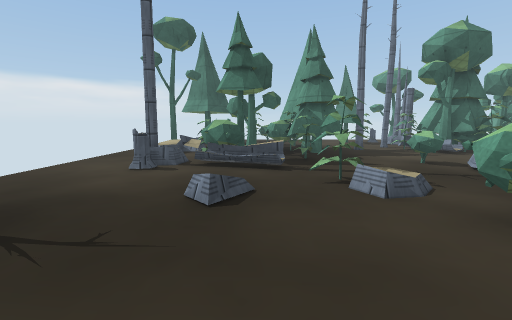
View 1 (above)

16 first-person views from a walk through a Unity game level. The camera is 1.3 m above the floor, tilts 8° down and sees 90° across. The floor is counted in squares, 1 m on a side. Each view is taken from the middle of a square. On the plan, view 1 faces up. The plan holds only what a view shows up to about 13 squares ahead; the rest is blank. The place goes on beyond the plan. Some surface patterns are stand-ins.

View 2
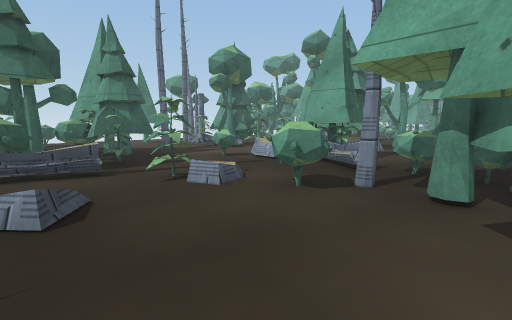

View 3
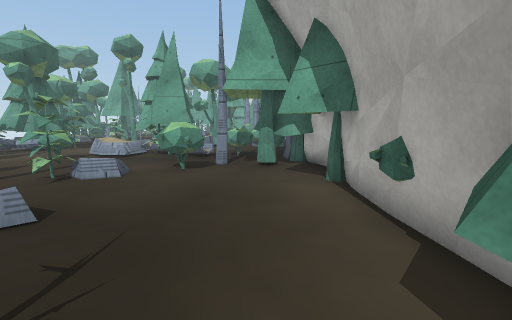

View 4
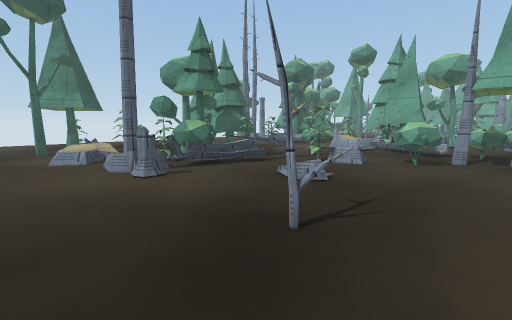

View 5
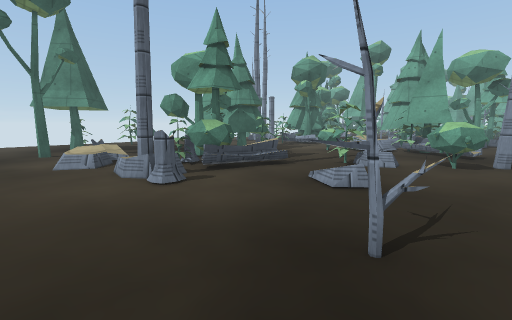

View 6
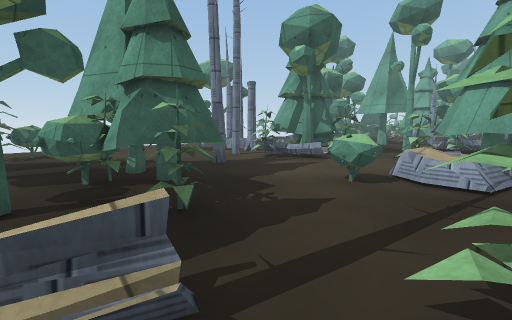

View 7
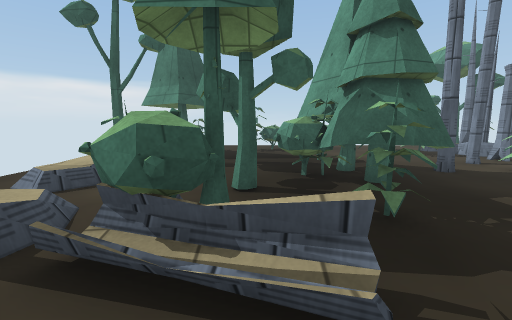

View 8
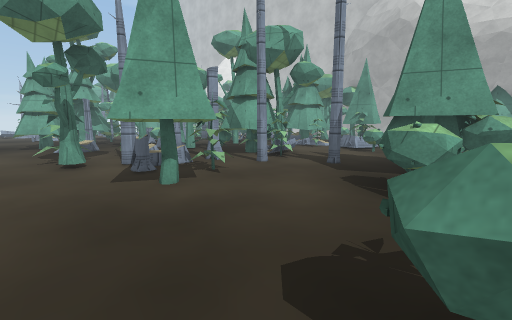

View 9
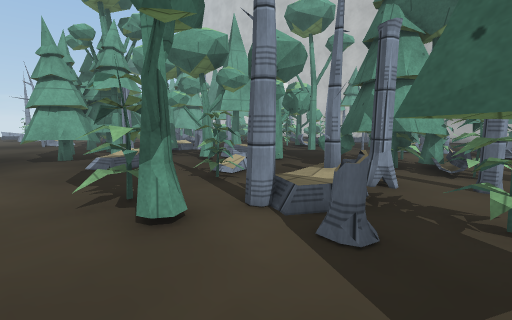

View 10
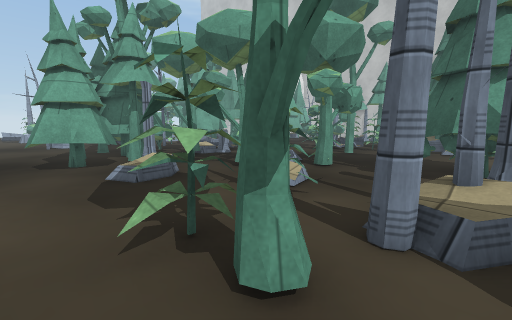

View 11
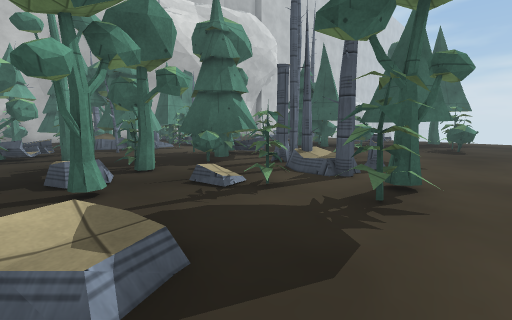

View 12
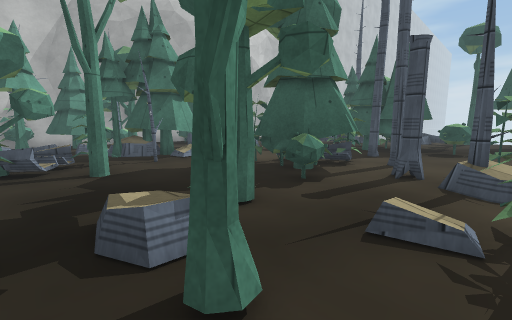

View 13
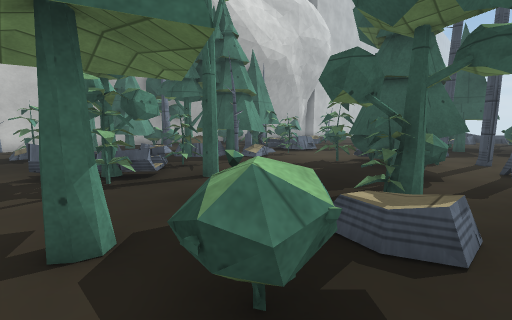

View 14
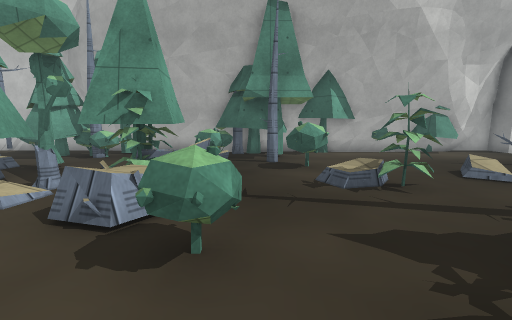

View 15
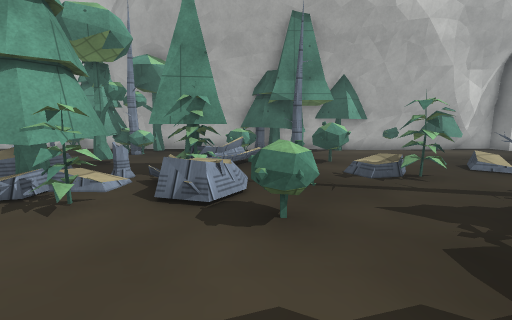

View 16
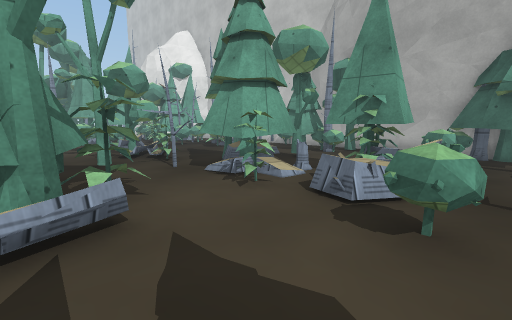

### Floor plan
Key: @ floor where view 1 was taken; # wall or solid block; x gap in a wall; . main floor; : floor 0.25 m higher than the main floor; + floor 0.5 m higher than the main floor; / step, stairs or slope; = window, fence, low wall or low ledge; ^ raised ledge; T thing the floor can be seen under or through; O other object.
Columns run from 7 left of view 1 to 18 right of it. Each row starts with its distance up from view 1.
 21       ....................
 20       ..^..........#.....#
 19  .. = x#^....##..###.....#
 18  ...x .......##=##.x...O.#
 17  ...  .......##.##.#.....#
 16  ...  ...##.....x.....#...
 15  .#.=....^x.....x.........
 14  ..  ....##.....##^.#.O=^x
 13  ..//...^###..#####.#...=.
 12  ../# #T####...####.....#x
 11  ..+. .T####...###........
 10  ....##T=#...........#..=.
  9  ..#######..==.........##.
  8  ..##.#==...=^=.#.##=####.
  7  ............===####=###=.
  6  ........T=...#### ##.....
  5  ........TT...##   ##.....
  4  .........TT..##   #:.....
  3  ..##.....^^.==    #:.####
  2  ..........##=^    =##
  1  ..........###=
  0  ..##..@##.####
 -1 #.##############
 -2 ###

Where each view was taken, in squares from view 1:
view 1: 0 up, 0 right, facing up
view 2: 0 up, 1 left, facing up-right
view 3: 1 up, 4 left, facing right
view 4: 1 up, 6 left, facing up-right
view 5: 2 up, 6 left, facing up-right
view 6: 6 up, 0 right, facing up-right
view 7: 6 up, 0 right, facing up
view 8: 21 up, 1 right, facing down-right
view 9: 21 up, 7 right, facing down-right
view 10: 21 up, 9 right, facing down-right
view 11: 21 up, 16 right, facing down-left
view 12: 17 up, 16 right, facing down-left
view 13: 15 up, 18 right, facing down-left
view 14: 11 up, 5 right, facing down
view 15: 12 up, 6 right, facing down
view 16: 12 up, 5 right, facing down-right
